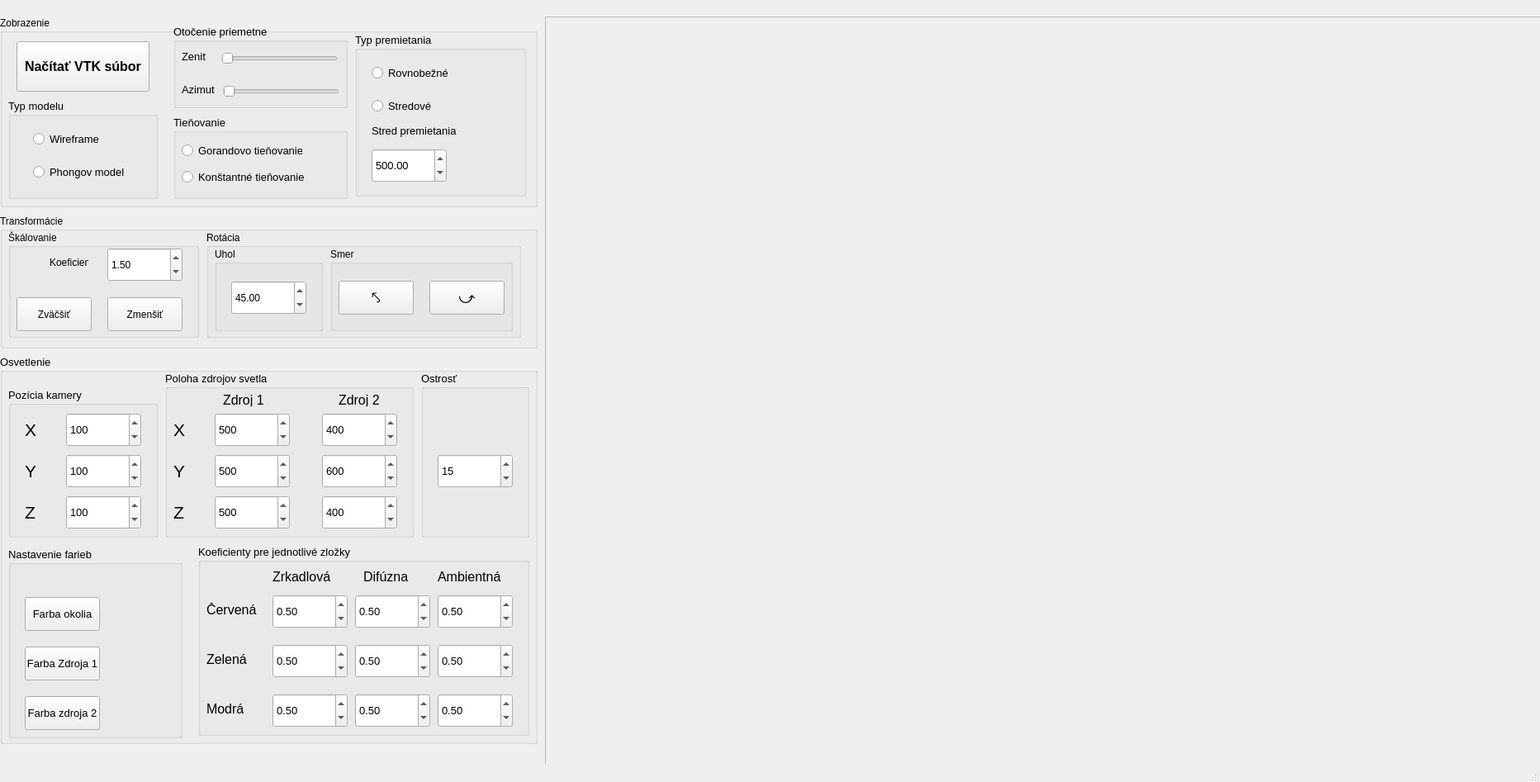
<?xml version="1.0" encoding="UTF-8"?>
<ui version="4.0">
 <class>MainWindow</class>
 <widget class="QMainWindow" name="MainWindow">
  <property name="geometry">
   <rect>
    <x>0</x>
    <y>0</y>
    <width>1865</width>
    <height>947</height>
   </rect>
  </property>
  <property name="windowTitle">
   <string>MainWindow</string>
  </property>
  <widget class="QWidget" name="centralwidget">
   <widget class="QGroupBox" name="groupBox">
    <property name="geometry">
     <rect>
      <x>0</x>
      <y>20</y>
      <width>651</width>
      <height>231</height>
     </rect>
    </property>
    <property name="title">
     <string>Zobrazenie</string>
    </property>
    <widget class="QGroupBox" name="groupBox_3">
     <property name="geometry">
      <rect>
       <x>10</x>
       <y>100</y>
       <width>181</width>
       <height>121</height>
      </rect>
     </property>
     <property name="font">
      <font>
       <pointsize>10</pointsize>
      </font>
     </property>
     <property name="title">
      <string>Typ modelu</string>
     </property>
     <widget class="QRadioButton" name="radioButtonWireFrame">
      <property name="geometry">
       <rect>
        <x>30</x>
        <y>40</y>
        <width>141</width>
        <height>17</height>
       </rect>
      </property>
      <property name="text">
       <string>Wireframe</string>
      </property>
     </widget>
     <widget class="QRadioButton" name="radioButtonPhong">
      <property name="geometry">
       <rect>
        <x>30</x>
        <y>80</y>
        <width>141</width>
        <height>17</height>
       </rect>
      </property>
      <property name="text">
       <string>Phongov model</string>
      </property>
     </widget>
    </widget>
    <widget class="QGroupBox" name="groupBox_4">
     <property name="geometry">
      <rect>
       <x>430</x>
       <y>20</y>
       <width>207</width>
       <height>198</height>
      </rect>
     </property>
     <property name="font">
      <font>
       <pointsize>10</pointsize>
      </font>
     </property>
     <property name="title">
      <string>Typ premietania</string>
     </property>
     <widget class="QRadioButton" name="radioButtonParalellProjection">
      <property name="geometry">
       <rect>
        <x>20</x>
        <y>40</y>
        <width>121</width>
        <height>17</height>
       </rect>
      </property>
      <property name="text">
       <string>Rovnobežné</string>
      </property>
     </widget>
     <widget class="QRadioButton" name="radioButtonCenterProjection">
      <property name="geometry">
       <rect>
        <x>20</x>
        <y>80</y>
        <width>111</width>
        <height>17</height>
       </rect>
      </property>
      <property name="text">
       <string>Stredové</string>
      </property>
     </widget>
     <widget class="QLabel" name="labelCentralProjectionCenter">
      <property name="geometry">
       <rect>
        <x>20</x>
        <y>110</y>
        <width>141</width>
        <height>16</height>
       </rect>
      </property>
      <property name="text">
       <string>Stred premietania</string>
      </property>
     </widget>
     <widget class="QDoubleSpinBox" name="doubleSpinBoxCentralProjectionCenter">
      <property name="geometry">
       <rect>
        <x>20</x>
        <y>140</y>
        <width>91</width>
        <height>41</height>
       </rect>
      </property>
      <property name="maximum">
       <double>999.000000000000000</double>
      </property>
      <property name="singleStep">
       <double>10.000000000000000</double>
      </property>
      <property name="value">
       <double>500.000000000000000</double>
      </property>
     </widget>
    </widget>
    <widget class="QGroupBox" name="groupBox_5">
     <property name="geometry">
      <rect>
       <x>210</x>
       <y>10</y>
       <width>211</width>
       <height>101</height>
      </rect>
     </property>
     <property name="font">
      <font>
       <pointsize>10</pointsize>
      </font>
     </property>
     <property name="title">
      <string>Otočenie priemetne</string>
     </property>
     <widget class="QLabel" name="label_2">
      <property name="geometry">
       <rect>
        <x>10</x>
        <y>30</y>
        <width>41</width>
        <height>16</height>
       </rect>
      </property>
      <property name="text">
       <string>Zenit</string>
      </property>
     </widget>
     <widget class="QLabel" name="label_3">
      <property name="geometry">
       <rect>
        <x>10</x>
        <y>70</y>
        <width>41</width>
        <height>16</height>
       </rect>
      </property>
      <property name="text">
       <string>Azimut</string>
      </property>
     </widget>
     <widget class="QSlider" name="horizontalSliderAzimut">
      <property name="geometry">
       <rect>
        <x>60</x>
        <y>70</y>
        <width>141</width>
        <height>22</height>
       </rect>
      </property>
      <property name="maximum">
       <number>360</number>
      </property>
      <property name="orientation">
       <enum>Qt::Horizontal</enum>
      </property>
     </widget>
     <widget class="QSlider" name="horizontalSliderZenit">
      <property name="geometry">
       <rect>
        <x>58</x>
        <y>30</y>
        <width>141</width>
        <height>22</height>
       </rect>
      </property>
      <property name="maximum">
       <number>180</number>
      </property>
      <property name="orientation">
       <enum>Qt::Horizontal</enum>
      </property>
     </widget>
    </widget>
    <widget class="QPushButton" name="pushButtonLoadImage">
     <property name="geometry">
      <rect>
       <x>20</x>
       <y>30</y>
       <width>161</width>
       <height>61</height>
      </rect>
     </property>
     <property name="font">
      <font>
       <pointsize>12</pointsize>
       <weight>75</weight>
       <bold>true</bold>
      </font>
     </property>
     <property name="autoFillBackground">
      <bool>false</bool>
     </property>
     <property name="text">
      <string>Načítať VTK súbor</string>
     </property>
    </widget>
    <widget class="QGroupBox" name="groupBox_13">
     <property name="geometry">
      <rect>
       <x>210</x>
       <y>120</y>
       <width>211</width>
       <height>101</height>
      </rect>
     </property>
     <property name="font">
      <font>
       <pointsize>10</pointsize>
      </font>
     </property>
     <property name="title">
      <string>Tieňovanie</string>
     </property>
     <widget class="QRadioButton" name="radioButtonGorandShading">
      <property name="geometry">
       <rect>
        <x>10</x>
        <y>32</y>
        <width>146</width>
        <height>20</height>
       </rect>
      </property>
      <property name="text">
       <string>Gorandovo tieňovanie</string>
      </property>
     </widget>
     <widget class="QRadioButton" name="radioButtonConstantShading">
      <property name="geometry">
       <rect>
        <x>10</x>
        <y>64</y>
        <width>148</width>
        <height>20</height>
       </rect>
      </property>
      <property name="text">
       <string>Konštantné tieňovanie</string>
      </property>
     </widget>
    </widget>
   </widget>
   <widget class="QGroupBox" name="groupBox_6">
    <property name="geometry">
     <rect>
      <x>0</x>
      <y>260</y>
      <width>651</width>
      <height>162</height>
     </rect>
    </property>
    <property name="title">
     <string>Transformácie</string>
    </property>
    <widget class="QGroupBox" name="groupBox_7">
     <property name="geometry">
      <rect>
       <x>10</x>
       <y>20</y>
       <width>231</width>
       <height>129</height>
      </rect>
     </property>
     <property name="title">
      <string>Škálovanie</string>
     </property>
     <widget class="QPushButton" name="pushButtonScaleDown">
      <property name="geometry">
       <rect>
        <x>120</x>
        <y>80</y>
        <width>91</width>
        <height>41</height>
       </rect>
      </property>
      <property name="text">
       <string>Zmenšiť</string>
      </property>
     </widget>
     <widget class="QDoubleSpinBox" name="doubleSpinBoxScaleCoeficient">
      <property name="geometry">
       <rect>
        <x>120</x>
        <y>20</y>
        <width>91</width>
        <height>41</height>
       </rect>
      </property>
      <property name="minimum">
       <double>-3.000000000000000</double>
      </property>
      <property name="maximum">
       <double>10.000000000000000</double>
      </property>
      <property name="singleStep">
       <double>0.100000000000000</double>
      </property>
      <property name="value">
       <double>1.500000000000000</double>
      </property>
     </widget>
     <widget class="QLabel" name="label_21">
      <property name="geometry">
       <rect>
        <x>50</x>
        <y>30</y>
        <width>47</width>
        <height>16</height>
       </rect>
      </property>
      <property name="text">
       <string>Koeficient</string>
      </property>
     </widget>
     <widget class="QPushButton" name="pushButtonScaleUp">
      <property name="geometry">
       <rect>
        <x>10</x>
        <y>80</y>
        <width>91</width>
        <height>41</height>
       </rect>
      </property>
      <property name="text">
       <string>Zväčšiť</string>
      </property>
     </widget>
    </widget>
    <widget class="QGroupBox" name="groupBox_8">
     <property name="geometry">
      <rect>
       <x>250</x>
       <y>20</y>
       <width>381</width>
       <height>129</height>
      </rect>
     </property>
     <property name="title">
      <string>Rotácia</string>
     </property>
     <widget class="QGroupBox" name="groupBox_14">
      <property name="geometry">
       <rect>
        <x>10</x>
        <y>20</y>
        <width>131</width>
        <height>101</height>
       </rect>
      </property>
      <property name="title">
       <string>Uhol</string>
      </property>
      <widget class="QDoubleSpinBox" name="doubleSpinBoxRotationAngle">
       <property name="geometry">
        <rect>
         <x>20</x>
         <y>40</y>
         <width>91</width>
         <height>41</height>
        </rect>
       </property>
       <property name="maximum">
        <double>360.000000000000000</double>
       </property>
       <property name="value">
        <double>45.000000000000000</double>
       </property>
      </widget>
     </widget>
     <widget class="QGroupBox" name="groupBox_15">
      <property name="geometry">
       <rect>
        <x>150</x>
        <y>20</y>
        <width>221</width>
        <height>101</height>
       </rect>
      </property>
      <property name="title">
       <string>Smer</string>
      </property>
      <widget class="QPushButton" name="pushButtonRotateRight">
       <property name="geometry">
        <rect>
         <x>120</x>
         <y>40</y>
         <width>91</width>
         <height>41</height>
        </rect>
       </property>
       <property name="font">
        <font>
         <pointsize>14</pointsize>
        </font>
       </property>
       <property name="text">
        <string>⤻</string>
       </property>
      </widget>
      <widget class="QPushButton" name="pushButtonRotateUp">
       <property name="geometry">
        <rect>
         <x>10</x>
         <y>40</y>
         <width>91</width>
         <height>41</height>
        </rect>
       </property>
       <property name="font">
        <font>
         <pointsize>14</pointsize>
        </font>
       </property>
       <property name="cursor">
        <cursorShape>ArrowCursor</cursorShape>
       </property>
       <property name="text">
        <string>⤣</string>
       </property>
      </widget>
     </widget>
    </widget>
   </widget>
   <widget class="QGroupBox" name="groupBox_2">
    <property name="geometry">
     <rect>
      <x>0</x>
      <y>430</y>
      <width>651</width>
      <height>471</height>
     </rect>
    </property>
    <property name="font">
     <font>
      <pointsize>10</pointsize>
     </font>
    </property>
    <property name="title">
     <string>Osvetlenie</string>
    </property>
    <widget class="QGroupBox" name="groupBox_10">
     <property name="geometry">
      <rect>
       <x>10</x>
       <y>233</y>
       <width>211</width>
       <height>231</height>
      </rect>
     </property>
     <property name="title">
      <string>Nastavenie farieb</string>
     </property>
     <widget class="QPushButton" name="pushButtonSurroundingColor">
      <property name="geometry">
       <rect>
        <x>20</x>
        <y>60</y>
        <width>91</width>
        <height>41</height>
       </rect>
      </property>
      <property name="text">
       <string>Farba okolia</string>
      </property>
     </widget>
     <widget class="QPushButton" name="pushButtonLightSource1Color">
      <property name="geometry">
       <rect>
        <x>20</x>
        <y>120</y>
        <width>91</width>
        <height>41</height>
       </rect>
      </property>
      <property name="text">
       <string>Farba Zdroja 1</string>
      </property>
     </widget>
     <widget class="QPushButton" name="pushButtonLightSource2Color">
      <property name="geometry">
       <rect>
        <x>20</x>
        <y>180</y>
        <width>91</width>
        <height>41</height>
       </rect>
      </property>
      <property name="text">
       <string>Farba zdroja 2</string>
      </property>
     </widget>
     <widget class="QLabel" name="Source1ColorDisplay">
      <property name="geometry">
       <rect>
        <x>140</x>
        <y>120</y>
        <width>31</width>
        <height>31</height>
       </rect>
      </property>
      <property name="text">
       <string/>
      </property>
     </widget>
     <widget class="QLabel" name="Source2ColorDisplay">
      <property name="geometry">
       <rect>
        <x>140</x>
        <y>180</y>
        <width>31</width>
        <height>31</height>
       </rect>
      </property>
      <property name="text">
       <string/>
      </property>
     </widget>
     <widget class="QLabel" name="surroundingColorDisplay">
      <property name="geometry">
       <rect>
        <x>140</x>
        <y>60</y>
        <width>31</width>
        <height>31</height>
       </rect>
      </property>
      <property name="text">
       <string/>
      </property>
     </widget>
    </widget>
    <widget class="QGroupBox" name="groupBox_11">
     <property name="geometry">
      <rect>
       <x>10</x>
       <y>40</y>
       <width>181</width>
       <height>181</height>
      </rect>
     </property>
     <property name="title">
      <string>Pozícia kamery</string>
     </property>
     <widget class="QLabel" name="label_4">
      <property name="geometry">
       <rect>
        <x>20</x>
        <y>90</y>
        <width>21</width>
        <height>21</height>
       </rect>
      </property>
      <property name="font">
       <font>
        <pointsize>16</pointsize>
       </font>
      </property>
      <property name="text">
       <string>Y</string>
      </property>
     </widget>
     <widget class="QLabel" name="label_5">
      <property name="geometry">
       <rect>
        <x>20</x>
        <y>140</y>
        <width>21</width>
        <height>21</height>
       </rect>
      </property>
      <property name="font">
       <font>
        <pointsize>16</pointsize>
       </font>
      </property>
      <property name="text">
       <string>Z</string>
      </property>
     </widget>
     <widget class="QLabel" name="label_6">
      <property name="geometry">
       <rect>
        <x>20</x>
        <y>40</y>
        <width>21</width>
        <height>21</height>
       </rect>
      </property>
      <property name="font">
       <font>
        <pointsize>16</pointsize>
       </font>
      </property>
      <property name="text">
       <string>X</string>
      </property>
     </widget>
     <widget class="QSpinBox" name="spinBoxCameraPosition_Y">
      <property name="geometry">
       <rect>
        <x>70</x>
        <y>80</y>
        <width>91</width>
        <height>41</height>
       </rect>
      </property>
      <property name="minimum">
       <number>-999</number>
      </property>
      <property name="maximum">
       <number>999</number>
      </property>
      <property name="value">
       <number>100</number>
      </property>
     </widget>
     <widget class="QSpinBox" name="spinBoxCameraPosition_Z">
      <property name="geometry">
       <rect>
        <x>70</x>
        <y>130</y>
        <width>91</width>
        <height>41</height>
       </rect>
      </property>
      <property name="minimum">
       <number>-999</number>
      </property>
      <property name="maximum">
       <number>999</number>
      </property>
      <property name="value">
       <number>100</number>
      </property>
     </widget>
     <widget class="QSpinBox" name="spinBoxCameraPosition_X">
      <property name="geometry">
       <rect>
        <x>70</x>
        <y>30</y>
        <width>91</width>
        <height>41</height>
       </rect>
      </property>
      <property name="minimum">
       <number>-999</number>
      </property>
      <property name="maximum">
       <number>999</number>
      </property>
      <property name="value">
       <number>100</number>
      </property>
     </widget>
    </widget>
    <widget class="QGroupBox" name="groupBox_9">
     <property name="geometry">
      <rect>
       <x>200</x>
       <y>20</y>
       <width>301</width>
       <height>201</height>
      </rect>
     </property>
     <property name="title">
      <string>Poloha zdrojov svetla</string>
     </property>
     <widget class="QLabel" name="label_11">
      <property name="geometry">
       <rect>
        <x>10</x>
        <y>110</y>
        <width>21</width>
        <height>21</height>
       </rect>
      </property>
      <property name="font">
       <font>
        <pointsize>16</pointsize>
       </font>
      </property>
      <property name="text">
       <string>Y</string>
      </property>
     </widget>
     <widget class="QLabel" name="label_13">
      <property name="geometry">
       <rect>
        <x>210</x>
        <y>26</y>
        <width>71</width>
        <height>16</height>
       </rect>
      </property>
      <property name="font">
       <font>
        <pointsize>12</pointsize>
       </font>
      </property>
      <property name="text">
       <string>Zdroj 2</string>
      </property>
     </widget>
     <widget class="QLabel" name="label_12">
      <property name="geometry">
       <rect>
        <x>10</x>
        <y>160</y>
        <width>21</width>
        <height>21</height>
       </rect>
      </property>
      <property name="font">
       <font>
        <pointsize>16</pointsize>
       </font>
      </property>
      <property name="text">
       <string>Z</string>
      </property>
     </widget>
     <widget class="QLabel" name="label_14">
      <property name="geometry">
       <rect>
        <x>70</x>
        <y>26</y>
        <width>71</width>
        <height>16</height>
       </rect>
      </property>
      <property name="font">
       <font>
        <pointsize>12</pointsize>
       </font>
      </property>
      <property name="text">
       <string>Zdroj 1</string>
      </property>
     </widget>
     <widget class="QLabel" name="label_10">
      <property name="geometry">
       <rect>
        <x>10</x>
        <y>60</y>
        <width>21</width>
        <height>21</height>
       </rect>
      </property>
      <property name="font">
       <font>
        <pointsize>16</pointsize>
       </font>
      </property>
      <property name="text">
       <string>X</string>
      </property>
     </widget>
     <widget class="QSpinBox" name="spinBoxLightSource1_X">
      <property name="geometry">
       <rect>
        <x>60</x>
        <y>50</y>
        <width>91</width>
        <height>41</height>
       </rect>
      </property>
      <property name="minimum">
       <number>-999</number>
      </property>
      <property name="maximum">
       <number>999</number>
      </property>
      <property name="value">
       <number>500</number>
      </property>
     </widget>
     <widget class="QSpinBox" name="spinBoxLightSource1_Y">
      <property name="geometry">
       <rect>
        <x>60</x>
        <y>100</y>
        <width>91</width>
        <height>41</height>
       </rect>
      </property>
      <property name="minimum">
       <number>-999</number>
      </property>
      <property name="maximum">
       <number>999</number>
      </property>
      <property name="value">
       <number>500</number>
      </property>
     </widget>
     <widget class="QSpinBox" name="spinBoxLightSource1_Z">
      <property name="geometry">
       <rect>
        <x>60</x>
        <y>150</y>
        <width>91</width>
        <height>41</height>
       </rect>
      </property>
      <property name="minimum">
       <number>-999</number>
      </property>
      <property name="maximum">
       <number>999</number>
      </property>
      <property name="value">
       <number>500</number>
      </property>
     </widget>
     <widget class="QSpinBox" name="spinBoxLightSource2_X">
      <property name="geometry">
       <rect>
        <x>190</x>
        <y>50</y>
        <width>91</width>
        <height>41</height>
       </rect>
      </property>
      <property name="minimum">
       <number>-999</number>
      </property>
      <property name="maximum">
       <number>999</number>
      </property>
      <property name="value">
       <number>400</number>
      </property>
     </widget>
     <widget class="QSpinBox" name="spinBoxLightSource2_Y">
      <property name="geometry">
       <rect>
        <x>190</x>
        <y>100</y>
        <width>91</width>
        <height>41</height>
       </rect>
      </property>
      <property name="minimum">
       <number>-999</number>
      </property>
      <property name="maximum">
       <number>999</number>
      </property>
      <property name="value">
       <number>600</number>
      </property>
     </widget>
     <widget class="QSpinBox" name="spinBoxLightSource2_Z">
      <property name="geometry">
       <rect>
        <x>190</x>
        <y>150</y>
        <width>91</width>
        <height>41</height>
       </rect>
      </property>
      <property name="minimum">
       <number>-999</number>
      </property>
      <property name="maximum">
       <number>999</number>
      </property>
      <property name="value">
       <number>400</number>
      </property>
     </widget>
    </widget>
    <widget class="QGroupBox" name="groupBox_12">
     <property name="geometry">
      <rect>
       <x>240</x>
       <y>230</y>
       <width>401</width>
       <height>231</height>
      </rect>
     </property>
     <property name="title">
      <string>Koeficienty pre jednotlivé zložky</string>
     </property>
     <widget class="QLabel" name="label_16">
      <property name="geometry">
       <rect>
        <x>90</x>
        <y>30</y>
        <width>81</width>
        <height>16</height>
       </rect>
      </property>
      <property name="font">
       <font>
        <pointsize>12</pointsize>
       </font>
      </property>
      <property name="text">
       <string>Zrkadlová</string>
      </property>
     </widget>
     <widget class="QDoubleSpinBox" name="doubleSpinBoxDifusionG">
      <property name="geometry">
       <rect>
        <x>190</x>
        <y>120</y>
        <width>91</width>
        <height>41</height>
       </rect>
      </property>
      <property name="maximum">
       <double>1.000000000000000</double>
      </property>
      <property name="singleStep">
       <double>0.010000000000000</double>
      </property>
      <property name="value">
       <double>0.500000000000000</double>
      </property>
     </widget>
     <widget class="QDoubleSpinBox" name="doubleSpinBoxDifusionB">
      <property name="geometry">
       <rect>
        <x>190</x>
        <y>180</y>
        <width>91</width>
        <height>41</height>
       </rect>
      </property>
      <property name="maximum">
       <double>1.000000000000000</double>
      </property>
      <property name="singleStep">
       <double>0.010000000000000</double>
      </property>
      <property name="value">
       <double>0.500000000000000</double>
      </property>
     </widget>
     <widget class="QDoubleSpinBox" name="doubleSpinBoxAmbientG">
      <property name="geometry">
       <rect>
        <x>290</x>
        <y>120</y>
        <width>91</width>
        <height>41</height>
       </rect>
      </property>
      <property name="maximum">
       <double>1.000000000000000</double>
      </property>
      <property name="singleStep">
       <double>0.010000000000000</double>
      </property>
      <property name="value">
       <double>0.500000000000000</double>
      </property>
     </widget>
     <widget class="QLabel" name="label_19">
      <property name="geometry">
       <rect>
        <x>290</x>
        <y>30</y>
        <width>81</width>
        <height>16</height>
       </rect>
      </property>
      <property name="font">
       <font>
        <pointsize>12</pointsize>
       </font>
      </property>
      <property name="text">
       <string>Ambientná</string>
      </property>
     </widget>
     <widget class="QLabel" name="label_17">
      <property name="geometry">
       <rect>
        <x>10</x>
        <y>70</y>
        <width>61</width>
        <height>16</height>
       </rect>
      </property>
      <property name="font">
       <font>
        <pointsize>12</pointsize>
       </font>
      </property>
      <property name="text">
       <string>Červená</string>
      </property>
     </widget>
     <widget class="QDoubleSpinBox" name="doubleSpinBoxAmbientB">
      <property name="geometry">
       <rect>
        <x>290</x>
        <y>180</y>
        <width>91</width>
        <height>41</height>
       </rect>
      </property>
      <property name="maximum">
       <double>1.000000000000000</double>
      </property>
      <property name="singleStep">
       <double>0.010000000000000</double>
      </property>
      <property name="value">
       <double>0.500000000000000</double>
      </property>
     </widget>
     <widget class="QDoubleSpinBox" name="doubleSpinBoxMirrorB">
      <property name="geometry">
       <rect>
        <x>90</x>
        <y>180</y>
        <width>91</width>
        <height>41</height>
       </rect>
      </property>
      <property name="maximum">
       <double>1.000000000000000</double>
      </property>
      <property name="singleStep">
       <double>0.010000000000000</double>
      </property>
      <property name="value">
       <double>0.500000000000000</double>
      </property>
     </widget>
     <widget class="QDoubleSpinBox" name="doubleSpinBoxDifusionR">
      <property name="geometry">
       <rect>
        <x>190</x>
        <y>60</y>
        <width>91</width>
        <height>41</height>
       </rect>
      </property>
      <property name="maximum">
       <double>1.000000000000000</double>
      </property>
      <property name="singleStep">
       <double>0.010000000000000</double>
      </property>
      <property name="value">
       <double>0.500000000000000</double>
      </property>
     </widget>
     <widget class="QDoubleSpinBox" name="doubleSpinBoxAmbientR">
      <property name="geometry">
       <rect>
        <x>290</x>
        <y>60</y>
        <width>91</width>
        <height>41</height>
       </rect>
      </property>
      <property name="maximum">
       <double>1.000000000000000</double>
      </property>
      <property name="singleStep">
       <double>0.010000000000000</double>
      </property>
      <property name="value">
       <double>0.500000000000000</double>
      </property>
     </widget>
     <widget class="QLabel" name="label_15">
      <property name="geometry">
       <rect>
        <x>200</x>
        <y>30</y>
        <width>61</width>
        <height>16</height>
       </rect>
      </property>
      <property name="font">
       <font>
        <pointsize>12</pointsize>
       </font>
      </property>
      <property name="text">
       <string>Difúzna</string>
      </property>
     </widget>
     <widget class="QDoubleSpinBox" name="doubleSpinBoxMirrorG">
      <property name="geometry">
       <rect>
        <x>90</x>
        <y>120</y>
        <width>91</width>
        <height>41</height>
       </rect>
      </property>
      <property name="maximum">
       <double>1.000000000000000</double>
      </property>
      <property name="singleStep">
       <double>0.010000000000000</double>
      </property>
      <property name="value">
       <double>0.500000000000000</double>
      </property>
     </widget>
     <widget class="QLabel" name="label_20">
      <property name="geometry">
       <rect>
        <x>10</x>
        <y>130</y>
        <width>61</width>
        <height>16</height>
       </rect>
      </property>
      <property name="font">
       <font>
        <pointsize>12</pointsize>
       </font>
      </property>
      <property name="text">
       <string>Zelená</string>
      </property>
     </widget>
     <widget class="QLabel" name="label_18">
      <property name="geometry">
       <rect>
        <x>10</x>
        <y>190</y>
        <width>51</width>
        <height>16</height>
       </rect>
      </property>
      <property name="font">
       <font>
        <pointsize>12</pointsize>
       </font>
      </property>
      <property name="text">
       <string>Modrá</string>
      </property>
     </widget>
     <widget class="QDoubleSpinBox" name="doubleSpinBoxMirrorR">
      <property name="geometry">
       <rect>
        <x>90</x>
        <y>60</y>
        <width>91</width>
        <height>41</height>
       </rect>
      </property>
      <property name="maximum">
       <double>1.000000000000000</double>
      </property>
      <property name="singleStep">
       <double>0.010000000000000</double>
      </property>
      <property name="value">
       <double>0.500000000000000</double>
      </property>
     </widget>
    </widget>
    <widget class="QGroupBox" name="groupBox_16">
     <property name="geometry">
      <rect>
       <x>510</x>
       <y>20</y>
       <width>131</width>
       <height>201</height>
      </rect>
     </property>
     <property name="title">
      <string>Ostrosť</string>
     </property>
     <widget class="QSpinBox" name="spinBoxSharpnessOfLight">
      <property name="geometry">
       <rect>
        <x>20</x>
        <y>100</y>
        <width>91</width>
        <height>41</height>
       </rect>
      </property>
      <property name="value">
       <number>15</number>
      </property>
     </widget>
    </widget>
   </widget>
   <widget class="QScrollArea" name="Canvas">
    <property name="geometry">
     <rect>
      <x>660</x>
      <y>20</y>
      <width>1231</width>
      <height>941</height>
     </rect>
    </property>
    <property name="cursor" stdset="0">
     <cursorShape>OpenHandCursor</cursorShape>
    </property>
    <property name="styleSheet">
     <string notr="true">canvas{
backround:rgb(255, 255, 255)
}</string>
    </property>
    <property name="widgetResizable">
     <bool>true</bool>
    </property>
    <widget class="QWidget" name="scrollAreaWidgetContents">
     <property name="geometry">
      <rect>
       <x>0</x>
       <y>0</y>
       <width>1229</width>
       <height>939</height>
      </rect>
     </property>
    </widget>
   </widget>
  </widget>
  <widget class="QMenuBar" name="menubar">
   <property name="geometry">
    <rect>
     <x>0</x>
     <y>0</y>
     <width>1865</width>
     <height>20</height>
    </rect>
   </property>
  </widget>
  <widget class="QStatusBar" name="statusbar"/>
 </widget>
 <resources/>
 <connections/>
</ui>
